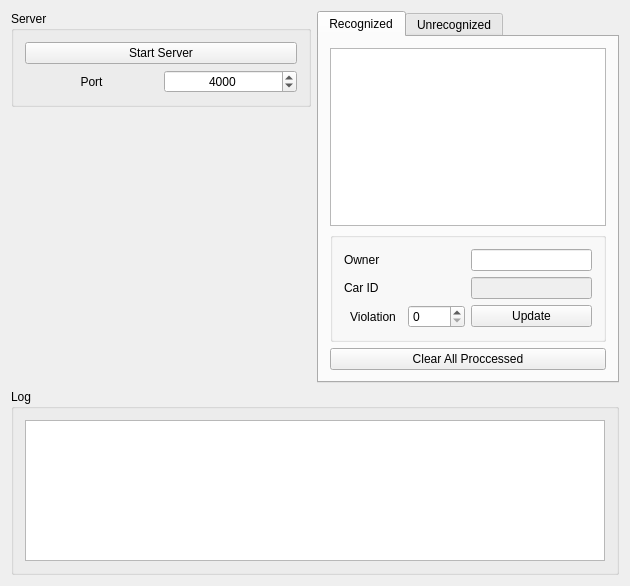
<?xml version="1.0" encoding="UTF-8"?>
<ui version="4.0">
 <class>ServerWindow</class>
 <widget class="QMainWindow" name="ServerWindow">
  <property name="geometry">
   <rect>
    <x>0</x>
    <y>0</y>
    <width>630</width>
    <height>586</height>
   </rect>
  </property>
  <property name="windowTitle">
   <string>ServerWindow</string>
  </property>
  <widget class="QWidget" name="centralWidget">
   <layout class="QVBoxLayout" name="verticalLayout_4">
    <item>
     <layout class="QHBoxLayout" name="horizontalLayout_6">
      <item>
       <layout class="QVBoxLayout" name="verticalLayout_2">
        <item>
         <widget class="QGroupBox" name="groupBox">
          <property name="sizePolicy">
           <sizepolicy hsizetype="Preferred" vsizetype="Preferred">
            <horstretch>0</horstretch>
            <verstretch>0</verstretch>
           </sizepolicy>
          </property>
          <property name="title">
           <string>Server</string>
          </property>
          <layout class="QVBoxLayout" name="verticalLayout_3">
           <item>
            <layout class="QVBoxLayout" name="verticalLayout">
             <item>
              <widget class="QPushButton" name="serverEnableButton">
               <property name="text">
                <string>Start Server</string>
               </property>
              </widget>
             </item>
             <item>
              <layout class="QHBoxLayout" name="horizontalLayout">
               <item>
                <widget class="QLabel" name="label">
                 <property name="text">
                  <string>Port</string>
                 </property>
                 <property name="alignment">
                  <set>Qt::AlignCenter</set>
                 </property>
                </widget>
               </item>
               <item>
                <widget class="QSpinBox" name="portSpinBox">
                 <property name="alignment">
                  <set>Qt::AlignCenter</set>
                 </property>
                 <property name="maximum">
                  <number>65535</number>
                 </property>
                 <property name="value">
                  <number>4000</number>
                 </property>
                </widget>
               </item>
              </layout>
             </item>
            </layout>
           </item>
          </layout>
          <zorder>lineEdit</zorder>
          <zorder>label</zorder>
          <zorder>serverEnableButton</zorder>
          <zorder>groupBox_2</zorder>
         </widget>
        </item>
        <item>
         <widget class="ImageWidget" name="imageWidget" native="true">
          <property name="minimumSize">
           <size>
            <width>300</width>
            <height>270</height>
           </size>
          </property>
          <property name="autoFillBackground">
           <bool>false</bool>
          </property>
         </widget>
        </item>
       </layout>
      </item>
      <item>
       <widget class="QTabWidget" name="tabWidget">
        <property name="currentIndex">
         <number>0</number>
        </property>
        <widget class="QWidget" name="tab">
         <attribute name="title">
          <string>Recognized</string>
         </attribute>
         <layout class="QVBoxLayout" name="verticalLayout_6">
          <item>
           <widget class="QTableView" name="tableView"/>
          </item>
          <item>
           <widget class="QGroupBox" name="groupBox_2">
            <property name="title">
             <string/>
            </property>
            <layout class="QGridLayout" name="gridLayout">
             <item row="0" column="0" colspan="2">
              <layout class="QVBoxLayout" name="verticalLayout_7">
               <item>
                <layout class="QHBoxLayout" name="horizontalLayout_2">
                 <item>
                  <widget class="QLabel" name="label_2">
                   <property name="text">
                    <string>Owner</string>
                   </property>
                  </widget>
                 </item>
                 <item>
                  <widget class="QLineEdit" name="lineEdit">
                   <property name="sizePolicy">
                    <sizepolicy hsizetype="Preferred" vsizetype="Fixed">
                     <horstretch>0</horstretch>
                     <verstretch>0</verstretch>
                    </sizepolicy>
                   </property>
                  </widget>
                 </item>
                </layout>
               </item>
               <item>
                <layout class="QHBoxLayout" name="horizontalLayout_4">
                 <item>
                  <widget class="QLabel" name="label_4">
                   <property name="text">
                    <string>Car ID</string>
                   </property>
                  </widget>
                 </item>
                 <item>
                  <widget class="QLineEdit" name="lineEdit_2">
                   <property name="enabled">
                    <bool>false</bool>
                   </property>
                   <property name="sizePolicy">
                    <sizepolicy hsizetype="Preferred" vsizetype="Fixed">
                     <horstretch>0</horstretch>
                     <verstretch>0</verstretch>
                    </sizepolicy>
                   </property>
                  </widget>
                 </item>
                </layout>
               </item>
              </layout>
             </item>
             <item row="1" column="0">
              <layout class="QHBoxLayout" name="horizontalLayout_3">
               <item>
                <widget class="QLabel" name="label_3">
                 <property name="text">
                  <string>Violation</string>
                 </property>
                 <property name="alignment">
                  <set>Qt::AlignCenter</set>
                 </property>
                </widget>
               </item>
               <item>
                <widget class="QSpinBox" name="spinBox_2"/>
               </item>
              </layout>
             </item>
             <item row="1" column="1">
              <widget class="QPushButton" name="pushButton_4">
               <property name="text">
                <string>Update</string>
               </property>
              </widget>
             </item>
            </layout>
            <zorder></zorder>
            <zorder></zorder>
            <zorder>pushButton_4</zorder>
           </widget>
          </item>
          <item>
           <widget class="QPushButton" name="pushButton_5">
            <property name="text">
             <string>Clear All Proccessed</string>
            </property>
           </widget>
          </item>
         </layout>
        </widget>
        <widget class="QWidget" name="tab_2">
         <attribute name="title">
          <string>Unrecognized</string>
         </attribute>
         <layout class="QVBoxLayout" name="verticalLayout_5">
          <item>
           <widget class="QTableView" name="tableView_2"/>
          </item>
          <item>
           <layout class="QHBoxLayout" name="horizontalLayout_8">
            <item>
             <widget class="QPushButton" name="pushButton_2">
              <property name="text">
               <string>Recognize</string>
              </property>
             </widget>
            </item>
            <item>
             <widget class="QPushButton" name="pushButton_3">
              <property name="text">
               <string>Process All</string>
              </property>
             </widget>
            </item>
           </layout>
          </item>
         </layout>
        </widget>
       </widget>
      </item>
     </layout>
    </item>
    <item>
     <widget class="QGroupBox" name="groupBox_3">
      <property name="title">
       <string>Log</string>
      </property>
      <layout class="QHBoxLayout" name="horizontalLayout_7">
       <item>
        <widget class="QTextEdit" name="logArea">
         <property name="enabled">
          <bool>true</bool>
         </property>
         <property name="readOnly">
          <bool>true</bool>
         </property>
        </widget>
       </item>
      </layout>
     </widget>
    </item>
   </layout>
  </widget>
  <widget class="QMenuBar" name="menuBar">
   <property name="geometry">
    <rect>
     <x>0</x>
     <y>0</y>
     <width>630</width>
     <height>22</height>
    </rect>
   </property>
  </widget>
 </widget>
 <layoutdefault spacing="6" margin="11"/>
 <customwidgets>
  <customwidget>
   <class>ImageWidget</class>
   <extends>QWidget</extends>
   <header location="global">imagewidget.h</header>
   <container>1</container>
  </customwidget>
 </customwidgets>
 <resources/>
 <connections/>
</ui>
